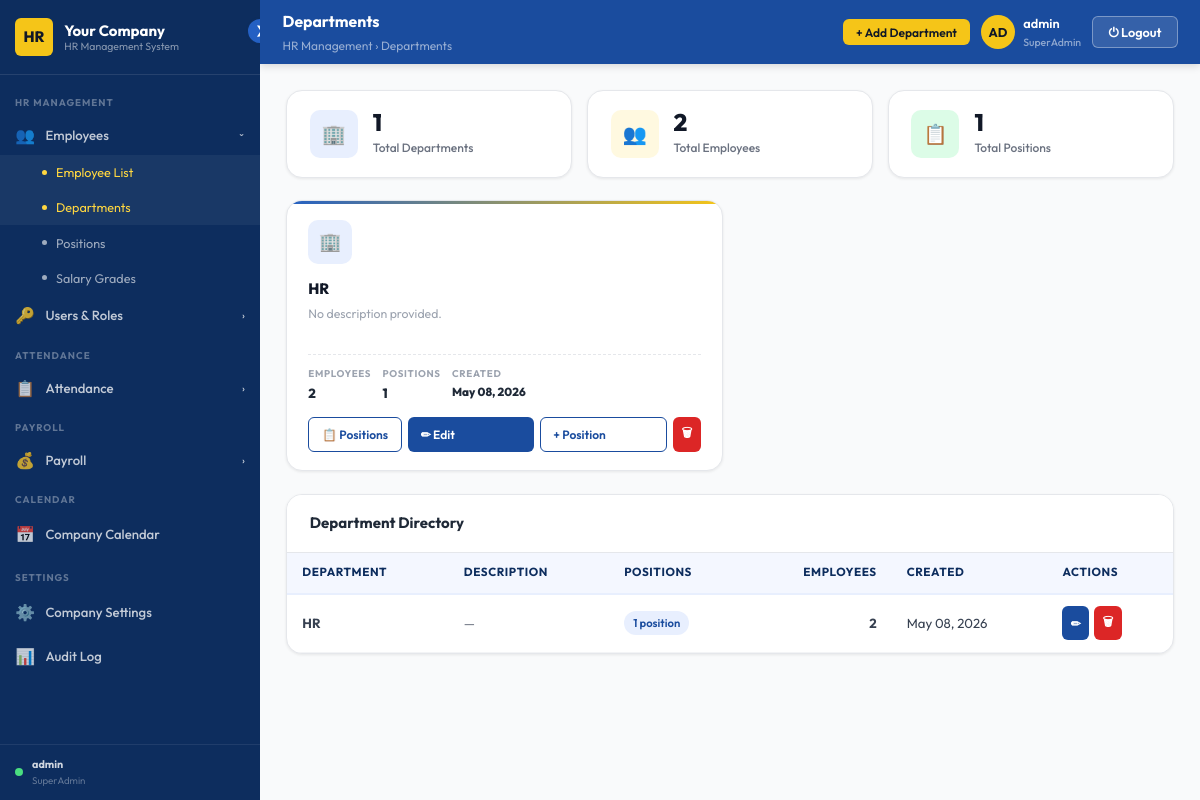
The page /employees/departments/ (signed in) on the database as committed earlier.
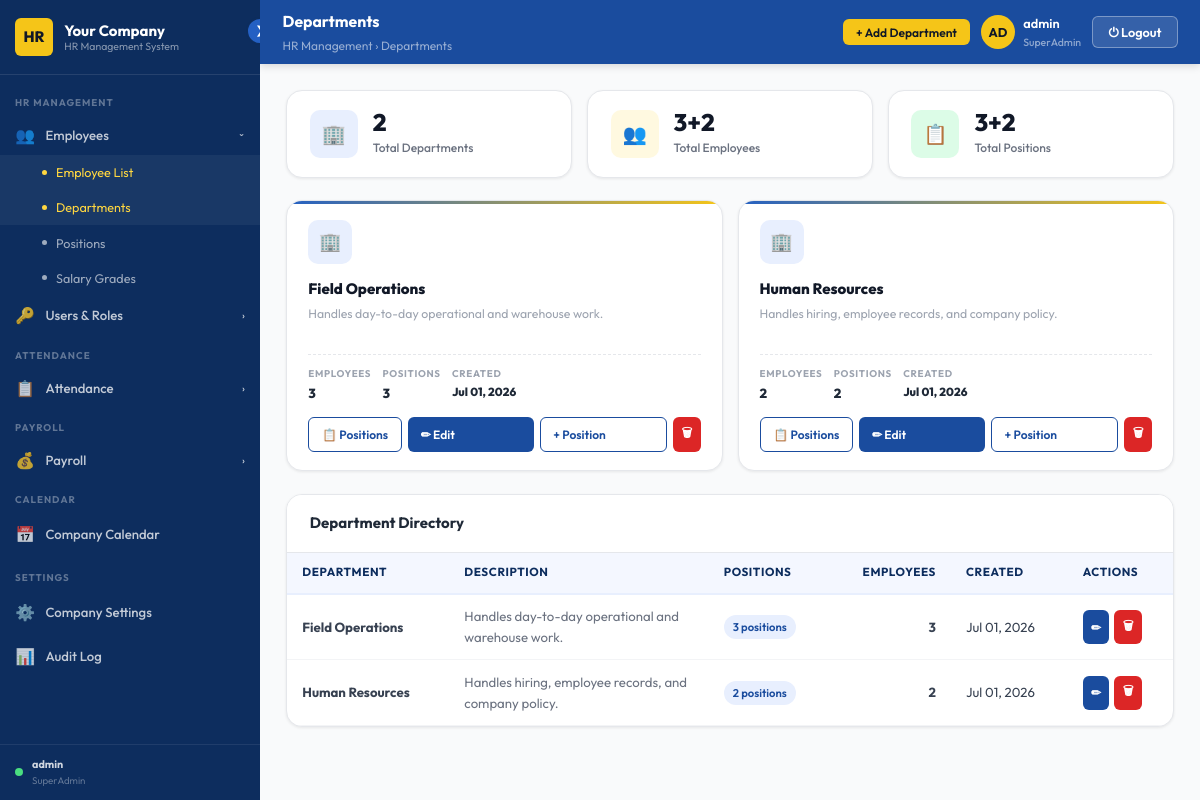
The same page on the database as committed later.
### employees/models.py (models this page shows, shortened)
class Department(models.Model):
    name        = models.CharField(max_length=100)
    description = models.TextField(blank=True)
    created_at  = models.DateTimeField(auto_now_add=True)

### employees/views.py (the view, shortened to what this page needs)
@admin_required
def departments_view(request):
    departments = Department.objects.annotate(
        emp_count      = Count('employee', distinct=True),
        position_count = Count('position', distinct=True),
    ).prefetch_related('position_set').order_by('name')
    for dept in departments:
        dept.positions_detail = dept.position_set.annotate(
            emp_count=Count('employee')
        ).order_by('name')
    return render(request, 'hrms/departments.html', {
        'departments': departments,
        **_branding(),
    })

### accounts/access.py (called while the page is built, shortened)
def role_display_name(role):
    name = role.name if hasattr(role, 'name') else role
    return ROLE_DISPLAY_NAMES.get(name, name or 'No Role')

def get_user_role(user):
    if not user or not user.is_authenticated:
        return None
    if user.is_superuser:
        return _MockRole(SUPERADMIN)

def has_admin_role(user):
    role = get_user_role(user)
    return role is not None and role.name in ADMIN_ROLES

def admin_required(view_func=None, *, roles=None, redirect_url=None):
    allowed = set(roles) if roles else ADMIN_ROLES
    redir   = redirect_url or '/attendance/'
    def decorator(fn):
        @wraps(fn)
        @login_required(login_url='/login/')
        def wrapper(request, *args, **kwargs):
            role = get_user_role(request.user)
            if role and role.name in allowed:
                return fn(request, *args, **kwargs)
            return render(request, 'hrms/403.html', status=403)
        return wrapper
    if view_func is not None:
        return decorator(view_func)
    return decorator

### templates/hrms/departments.html (shortened to what the changed rows need)
{% extends "hrms/admin_base.html" %}
{% load static %}
{% block content %}
<div style="display:grid;grid-template-columns:repeat(3,1fr);gap:1rem;margin-bottom:1.5rem;">
  <div class="stat-card">
    <div><div class="stat-num">{{ departments|length }}</div><div class="stat-label">Total Departments</div></div>
  </div>
  <div class="stat-card">
    <div>
      <div class="stat-num">{% for d in departments %}{{ d.emp_count|add:0 }}{% if not forloop.last %}+{% endif %}{% endfor %}</div>
      <div class="stat-label">Total Employees</div>
    </div>
  </div>
  <div class="stat-card">
    <div>
      <div class="stat-num">{% for d in departments %}{{ d.position_count|add:0 }}{% if not forloop.last %}+{% endif %}{% endfor %}</div>
      <div class="stat-label">Total Positions</div>
    </div>
  </div>
</div>
<div class="dept-grid">
  {% for dept in departments %}
  <div class="dept-card">
    <div class="dept-icon">🏢</div>
    <div class="dept-name">{{ dept.name }}</div>
    <div class="dept-desc">{{ dept.description|default:"No description provided." }}</div>
    <div class="dept-meta">
      <div class="dept-meta-item">
        <span class="label">Employees</span>
        <span class="val">{{ dept.emp_count }}</span>
      </div>
      <div class="dept-meta-item">
        <span class="label">Positions</span>
        <span class="val">{{ dept.position_count }}</span>
      </div>
      <div class="dept-meta-item">
        <span class="label">Created</span>
        <span class="val" style="font-size:.78rem;">{{ dept.created_at|date:"M d, Y" }}</span>
      </div>
    </div>
    <div class="dept-actions">
      {% if dept.positions_detail %}
      <button class="btn btn-outline btn-sm" style="flex:0;"
              onclick="togglePositions({{ dept.id }})">📋 Positions</button>
      {% endif %}
      <button class="btn btn-primary btn-sm" style="flex:1;"
              onclick="editDept({{ dept.id }}, '{{ dept.name|escapejs }}', '{{ dept.description|escapejs }}')">
        ✏ Edit
      </button>
      <button class="btn btn-outline btn-sm" style="flex:1;"
              onclick="resetPositionForm(); openModal('add-position-modal'); document.getElementById('pos-dept-id').value={{ dept.id }}; document.getElementById('pos-dept-name').textContent='{{ dept.name|escapejs }}'">
        + Position
      </button>
      <button class="btn btn-danger btn-sm btn-icon"
              onclick="deleteDept({{ dept.id }}, '{{ dept.name|escapejs }}', {{ dept.emp_count }})">🗑</button>
    </div>
  </div>
  {% empty %}
  <div style="grid-column:1/-1;text-align:center;padding:3rem;color:var(--gray-400);">
    <div style="font-size:2.5rem;margin-bottom:.75rem;">🏢</div>
    No departments yet. Add your first one.
  </div>
  {% endfor %}
</div>
{% if departments %}
<div class="card">
  <div class="table-wrap">
    <table class="data-table">
      <thead>
        <tr>
          <th>Department</th>
          <th>Description</th>
          <th>Positions</th>
          <th style="text-align:right;">Employees</th>
          <th>Created</th>
          <th>Actions</th>
        </tr>
      </thead>
      <tbody>
        {% for dept in departments %}
        <tr>
          <td><strong>{{ dept.name }}</strong></td>
          <td style="color:var(--gray-500);max-width:220px;">{{ dept.description|truncatechars:60|default:"—" }}</td>
          <td>
            <span class="badge badge-blue">{{ dept.position_count }} position{{ dept.position_count|pluralize }}</span>
          </td>
          <td style="text-align:right;font-weight:700;">{{ dept.emp_count }}</td>
          <td>{{ dept.created_at|date:"M d, Y" }}</td>
          <td>
            <div style="display:flex;gap:.35rem;">
              <button class="btn btn-primary btn-sm btn-icon"
                      onclick="editDept({{ dept.id }}, '{{ dept.name|escapejs }}', '{{ dept.description|escapejs }}')">✏</button>
              <button class="btn btn-danger btn-sm btn-icon"
                      onclick="deleteDept({{ dept.id }}, '{{ dept.name|escapejs }}', {{ dept.emp_count }})">🗑</button>
            </div>
          </td>
        </tr>
        {% endfor %}
      </tbody>
    </table>
  </div>
</div>
{% endif %}
{% endblock %}

Rows that differ between the two databases and show on the page:
added Department: emp_count|add "3", position_count|add "3", name "Field Operations", description "Handles day-to-day operational and warehouse work.", emp_count "3", position_count "3", created_at "Jul 01, 2026"
changed Department: position_count|add "1" → "2"; name "HR" → "Human Resources"; description "No description provided." → "Handles hiring, employee records, and company policy."; position_count "1" → "2"; created_at "May 08, 2026" → "Jul 01, 2026"; description "—" → "Handles hiring, employee records, and company policy."
Other text that changed with them:
{{ departments|length }}: "1" → "2"
